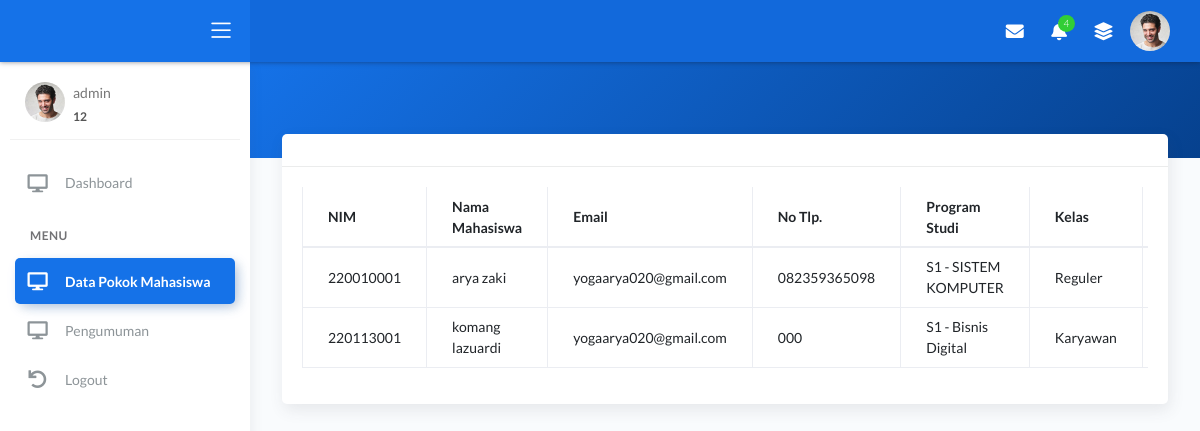
The app's page /back/dapodik/dapodik.php (signed in) with its own data.
### tables this page shows
CREATE TABLE `pendaftaran` (
  `NIM` int(10) NOT NULL,
  `nama` varchar(100) NOT NULL,
  `nik` char(16) NOT NULL,
  `tempat_lahir` varchar(20) NOT NULL,
  `tanggal_lahir` date NOT NULL,
  `jk` int(11) NOT NULL,
  `kewarganegaraan` char(3) NOT NULL,
  `agama` varchar(10) NOT NULL,
  `nama_ibu` varchar(50) NOT NULL,
  `email` varchar(50) NOT NULL,
  `no_telp` char(14) NOT NULL,
  `alamat` varchar(50) NOT NULL,
  `kode_pos` char(5) NOT NULL,
  `provinsi` int(11) NOT NULL,
  `kabupaten` int(11) NOT NULL,
  `kecamatan` int(11) NOT NULL,
  `pendidikan` varchar(20) NOT NULL,
  `sekolah` varchar(50) DEFAULT NULL,
  `nilai_raport` float NOT NULL,
  `prog1` varchar(100) NOT NULL,
  `kelas` varchar(20) NOT NULL
);

CREATE TABLE `jurusan` (
  `id_jurusan` varchar(100) NOT NULL,
  `nama_jurusan` varchar(100) NOT NULL
);

### back/dapodik/dapodik.php (the view, shortened to what this page needs)
<!DOCTYPE html>
<html lang="en">
<head>
  <link rel="stylesheet" href="../../bootstrap/css/bootstrap.min.css">
  <link rel="stylesheet" href="https://cdnjs.cloudflare.com/ajax/libs/font-awesome/6.4.2/css/all.min.css" />
<link rel="stylesheet" href="../../front/assets/css/bootstrap.min.css">
<link rel="stylesheet" href="../../front/assets/css/atlantis.min.css">
<link rel="stylesheet" href="../../front/assets/css/demo.css">
</head>
<body>
	<?php
	include "../../koneksi.php";
	$username = $_SESSION['admin'];
	$query = "SELECT * FROM admin_user WHERE usname_admin = '$username'";
	$result = mysqli_query($kon, $query);
	?>
<?php
include "../../koneksi.php";
$qry = "SELECT pendaftaran.*, jurusan.nama_jurusan
        FROM pendaftaran
        LEFT JOIN jurusan ON pendaftaran.prog1 = jurusan.id_jurusan";
$exec = mysqli_query($kon, $qry);
?>
<div class="wrapper">
		<div class="main-header">
			<div class="logo-header" data-background-color="blue">
				<div class="nav-toggle">
					<button class="btn btn-toggle toggle-sidebar">
						<i class="icon-menu"></i>
					</button>
				</div>
			</div>
			<nav class="navbar navbar-header navbar-expand-lg" data-background-color="blue2">
				<div class="container-fluid">
					<ul class="navbar-nav topbar-nav ml-md-auto align-items-center">
						<li class="nav-item dropdown hidden-caret">
							<a class="nav-link dropdown-toggle" href="#" id="messageDropdown" role="button" data-toggle="dropdown" aria-haspopup="true" aria-expanded="false">
								<i class="fa fa-envelope"></i>
							</a>
						</li>
						<li class="nav-item dropdown hidden-caret">
							<a class="nav-link dropdown-toggle" href="#" id="notifDropdown" role="button" data-toggle="dropdown" aria-haspopup="true" aria-expanded="false">
								<i class="fa fa-bell"></i>
								<span class="notification">4</span>
							</a>
						</li>
						<li class="nav-item dropdown hidden-caret">
							<a class="nav-link" data-toggle="dropdown" href="#" aria-expanded="false">
								<i class="fas fa-layer-group"></i>
							</a>
						</li>
						<li class="nav-item dropdown hidden-caret">
							<a class="dropdown-toggle profile-pic" data-toggle="dropdown" href="#" aria-expanded="false">
								<div class="avatar-sm">
									<img src="assets/img/profile.jpg" alt="..." class="avatar-img rounded-circle">
								</div>
							</a>
						</li>
					</ul>
				</div>
			</nav>
		</div>
		<div class="sidebar sidebar-style-2">
			<div class="sidebar-wrapper scrollbar scrollbar-inner">
				<div class="sidebar-content">
					<div class="user">
						<div class="avatar-sm float-left mr-2">
							<img src="../front/assets/img/profile.jpg" alt="..." class="avatar-img rounded-circle">
						</div>
						<div class="info">
							<a data-toggle="collapse" href="#collapseExample" aria-expanded="true">
									<span>
									<?php
									if ($data = mysqli_fetch_assoc($result)) {
										echo $data['usname_admin'];
										echo "<span class='user-level'>" . $data['id_admin'] . "</span>";
								}
								?>
									</span>
							</a>
						</div>
					</div>
					<ul class="nav nav-primary">
					<li class="nav-item">
               <a href="../admin.php">
								<i class="fas fa-desktop"></i>
								<p>Dashboard</p>
							</a>
						</li>
						<li class="nav-section">
							<h4 class="text-section">MENU</h4>
						</li>
						<li class="nav-item active">
						<a href="dapodik.php">
								<i class="fas fa-desktop"></i>
								<p>Data Pokok Mahasiswa</p>
							</a>
						</li>
						<li class="nav-item ">
                <a href="../pengumuman/pengumuman.php">
								<i class="fas fa-desktop"></i>
								<p>Pengumuman</p>
							</a>
						</li>
						<li class="nav-item">
							<a href="../logout.php">
									<i class="fas fa-undo"></i>
									<p>Logout</p>
							</a>
					</li>
					</ul>
				</div>
			</div>
		</div>
		<div class="main-panel">
			<div class="content">
        <div class="panel-header bg-primary-gradient">
          <div class="page-inner py-5">
          </div>
        </div>
        <div class="page-inner mt--5">
          <div class="row">
            <div class="col-md-12">
              <div class="card full-height">
                <div class="card-header">
                </div>
                <div class="card-body">
                  <div class="table-responsive">
                  <table class="table table-bordered">
                    <thead>
                        <tr>
                            <th>NIM</th>
                            <th>Nama Mahasiswa</th>
                            <th>Email</th>
                            <th>No Tlp.</th>
                            <th>Program Studi</th>
                            <th>Kelas</th>
                            <th>Action</th>
                        </tr>
                    </thead>
                    <tbody>
                  <?php
                  while ($data = mysqli_fetch_assoc($exec)) {
                      echo "<tr>";
                      echo "<td>" . $data['NIM'] . "</td>";
                      echo "<td>" . $data['nama'] . "</td>";
                      echo "<td>" . $data['email'] . "</td>";
                      echo "<td>" . $data['no_telp'] . "</td>";
                      echo "<td>" . $data['nama_jurusan'] . "</td>";
                      echo "<td>" . $data['kelas'] . "</td>";
                      echo "<td  class='text-center'>
                      <a href='edit.php?NIM=" . $data['NIM'] . "'><i class='fa fa-pencil primary' aria-hidden='true'></i></a>
                      <a href='delete.php?NIM=" . $data['NIM'] . "' onclick=\"return confirm('Apakah Anda yakin ingin menghapus data ini?');\"><i class='fa fa-trash ml-2 text-danger' aria-hidden='true'></i></a>
                    </td>";
                      echo "</tr>";
                  }
                  ?>
                    </tbody>
                </table>
                  </div>
                </div>
              </div>
            </div>
          </div>
        </div>
			</div>
		</div>
</body>
</html>

### records on screen
pendaftaran: NIM "220010001", nama "arya zaki", email "yogaarya020@gmail.com", no_telp "082359365098", jurusan.nama_jurusan "S1 - SISTEM KOMPUTER", kelas "Reguler"
pendaftaran: NIM "220113001", nama "komang lazuardi", email "yogaarya020@gmail.com", no_telp "000", jurusan.nama_jurusan "S1 - Bisnis Digital", kelas "Karyawan"

### other values on screen
$data['usname_admin'] "admin"
$data['id_admin'] "12"
